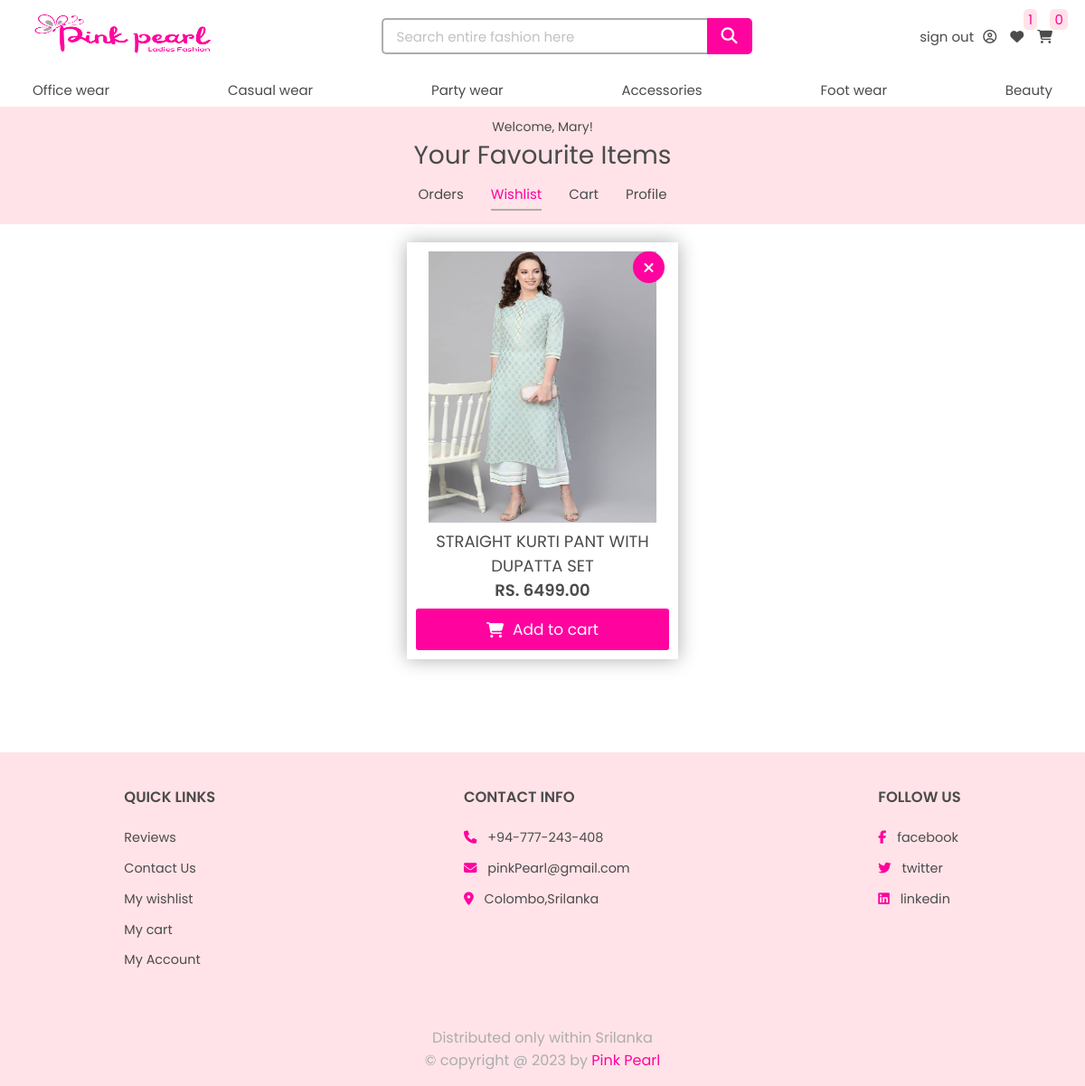
The app's page /myaccount/wishlist.php (signed in) with its own data.
### tables this page shows
CREATE TABLE `main_category` (
  `main_category_id` int(11) NOT NULL,
  `category_name` varchar(255) NOT NULL,
  `description` varchar(100) NOT NULL,
  `image_url` varchar(255) NOT NULL
);

CREATE TABLE `users` (
  `user_id` int(11) NOT NULL,
  `username` varchar(50) NOT NULL,
  `first_name` varchar(100) NOT NULL,
  `last_name` varchar(100) NOT NULL,
  `phone` varchar(15) NOT NULL,
  `address_line1` text NOT NULL,
  `address_line2` text NOT NULL,
  `email` varchar(100) NOT NULL,
  `password` char(255) NOT NULL,
  `reg_date` date NOT NULL DEFAULT current_timestamp(),
  `user_type` varchar(50) NOT NULL
);

CREATE TABLE `wishlist` (
  `wishlist_id` int(11) NOT NULL,
  `user_id` int(11) NOT NULL,
  `product_id` int(11) NOT NULL
);

CREATE TABLE `products` (
  `product_id` int(11) NOT NULL,
  `product_name` varchar(250) NOT NULL,
  `price` float(10,2) NOT NULL,
  `description` varchar(255) NOT NULL,
  `image_url` text NOT NULL,
  `reg_date` date NOT NULL DEFAULT current_timestamp()
);

### myaccount/wishlist.php (the view, shortened to what this page needs)
<?php
    include('../main-header/header.php');
    $wishlistQuery = "select * from wishlist w, products p where w.product_id = p.product_id and user_id = " . $_SESSION['user_id'];
    $wisthlist_res = mysqli_query($connection, $wishlistQuery);
?>
<!DOCTYPE html>
<html lang="en">
<head>
    <link rel="stylesheet" href="style.css">
    <link rel="stylesheet" href="../shop/style.css">
</head>
<body>
    <div class="myaccount">
        <div class="header">
            <p>Welcome, <?php echo getUserName($connection); ?>!</p>
            <h1>Your Favourite Items</h1>
            <div class="options">
                <span><a href="orders.php">Orders</a></span>
                <span><a href="wishlist.php" class="active">Wishlist</a></span>
                <span><a href="cart.php">Cart</a></span>
                <span><a href="profile.php">Profile</a></span>
            </div>
        </div>
            <?php
                if (mysqli_num_rows($wisthlist_res) > 0) {
                    echo "<div class='content wishlist-wrapper'>";
                    while($wishlist_item = mysqli_fetch_array($wisthlist_res)) {
                        echo "
                                <div class='wishlist-card'>
                                        <img src='../uploadedImages/". $wishlist_item['image_url'] . "'>
                                        <div style='margin-top:7px;'>". $wishlist_item['product_name'] . "</div>
                                        <div style='text-align:center;font-weight:600;'>Rs. ". $wishlist_item['price'] . "</div>
                                        <form action='wishlist.php?wishlist_id=" . $wishlist_item['wishlist_id'] . "' method='post'>
                                            <button class='remove-item' type='submit' name='remove'><i class='fa fa-times' aria-hidden='true'></i></button>
                                        </form>
                                        <button class='cart-btn' name=" . $wishlist_item['product_id'] . "><i class='fa fa-shopping-cart' aria-hidden='true'></i>Add to cart</button>
                                </div>
                            ";
                    }
                    echo "</div>";
            ?>
            <?php
                }
                else {
                    echo "<div class='empty-order-history'>
                            <h3>Your wishlist is empty!</h3>
                            <p>Seems like you don't have wishes here.<br> Make a wish!</p>
                            <a href='../shop/index.php'><button>Start shopping</button></a>
                        </div>";
                }
            ?>
    </div>
    <?php include('../shop/footer.php') ?>
</body>
</html>
<?php
    function getUserName($connection) {
        $query = 'select username from users where user_id = ' . $_SESSION['user_id'];
        $result = mysqli_query($connection, $query);
        $name = mysqli_fetch_assoc($result)['username'];
        return $name;
    }
?>

### main-header/header.php (shortened to what this page needs)
<?php
    include('../database/dbconnection.php');
    $no_of_wishlist_items = 0;
    $no_of_cart_items = 0;
    if (isset($_SESSION['isLogged']) && $_SESSION['isLogged']) {
        $no_of_wishlist_items = getNoOfWishlistItems($connection, $_SESSION['user_id']);
        $no_of_cart_items = getNoOfCartItems($connection, $_SESSION['user_id']);
    }
    $main_category_res = mysqli_query($connection, "SELECT * FROM main_category")
                    or die('Category query failed');
    $main_categories = mysqli_fetch_all($main_category_res, MYSQLI_ASSOC);
?>
<!DOCTYPE html>
<html lang="en">
<head>
    <link rel="stylesheet" href="../index.css">
    <link rel="stylesheet" href="../../Ladies-fashion-full-stack-website//main-header//header.css">
</head>
<body>
    <header>
        <div class="top-header">
            <div class="logo"><a href="../shop/index.php"><img src="../uploadedImages/logo.png" alt="Pink-pearl-logo"></a></div>
            <form class="search laptop-setup " action="../main-header/header.php" method='post'>
                <input type="text" placeholder="Search entire fashion here" name='search-word'><button type="submit" name="search"><i class="fa fa-search" aria-hidden="true"></i></button>
            </form>
            <div class="top-header-right">
                <?php
                    if (isset($_SESSION['isLogged']) && $_SESSION['isLogged']) {
                        echo "<span class='user laptop-setup'>" .
                                 "<a href='../account/logout.php'>sign out</a><a href='../myaccount/orders.php'><i class='fa fa-user-circle-o' aria-hidden='true'></i></a>" .
                             "</span>";
                    }
                    else {
                        echo "<span class='laptop-setup'><a href='../account/login.php'>Sign in  </a> / <a href='../account/register.php'>Sign up</a></span>";
                    }
                ?>
                <span><a href="../myaccount/wishlist.php"><i class="fa fa-heart" aria-hidden="true"></i></a><span><?php echo $no_of_wishlist_items; ?></span></span>
                <span><a href="../myaccount/cart.php"><i class="fa fa-shopping-cart" aria-hidden="true"></i></a><span><?php echo $no_of_cart_items; ?></span></span>
            </div>
        </div>
        <div class="bottom-header">
            <ul>
                <?php
                    foreach ($main_categories as $main) {
                        echo "<li><a href='../fashion/fashion.php?main=" . $main['main_category_id'] . "'>" . $main['category_name'] . "</a> </li>";
                    }
                ?>
            </ul>
        </div>
    </header>
</body>
</html>
<?php
    function getNoOfWishlistItems($connection, $id) {
        $sql = "select * from wishlist where user_id=" . $id ;
        $result = mysqli_query($connection, $sql);
        $noOfItems = mysqli_num_rows($result);
        return $noOfItems;
    }
    function getNoOfCartItems($connection, $id) {
        $sql = "select sum(quantity) as sum from shopping_cart where user_id=" . $id ;
        $result = mysqli_query($connection, $sql);
        $noOfItems = mysqli_fetch_assoc($result)['sum'];
        return 0;
    }
?>

### index.css (style rules this page uses)
* { margin: 0;padding: 0; box-sizing: border-box; font-family: 'Poppins', sans-serif; font-weight: 400; text-decoration: none; list-style-type: none; color: var(--black); outline: none; }
:root { --white: white; --black: rgb(75, 75, 75); --grey: rgb(173, 173, 173); --lightpink: rgb(255, 227, 232); --pink: #FF039E; }
button, .button { padding: 10px 25px; background-color: var(--pink); font-size: 20px; border: none; color: var(--white); cursor: pointer; transition: 0.3s; border-radius: 3px; display: flex; align-items: center; justify-content: center; gap: 10px; }
button i { color: var(--white); }

### main-header/header.css (style rules this page uses)
header { height: 15vh; position: fixed; width: 100%; z-index: 1000; }
.top-header { height: 10vh; padding: 1% 8%; display: flex; align-items: center; justify-content: space-between; background-color: var(--white); }
.top-header .logo img { width: 200px; height: 47px; }
.top-header .search { width: 400px; height: 100%; display: flex; align-items: center; justify-content: center; }
.top-header .search input { padding: 8px 50px 8px 15px; width: 360px; height: 40px; border-radius: 5px 0 0 5px; border: 2px solid var(--grey); border-right: none; font-size: 15px; }
.top-header .search button { height: 40px; width: 40px; display: flex; align-items: center; justify-content: center; border-radius: 0 5px 5px 0; font-size: 18px; color: var(--white); }
.top-header .top-header-right { height: 100%; display: flex; align-items: center; gap: 15px; }
.top-header .top-header-right > span { position: relative; }
.top-header .top-header-right span span { color: var(--pink); background-color: var(--lightpink); position: absolute; top: -80%; padding: 0px 5px; right: -100%; font-size: 15px; border-radius: 5px; }
.top-header .top-header-right .user i { margin-left: 10px; }
.bottom-header { height: 5vh; padding: 0 8%; background-color: var(--white); border-bottom: 2px solid var(--lightpink); }
.bottom-header ul { height: 100%; display: flex; align-items: center; justify-content: space-between; width: 100%; }
header a { font-size: 15px; }
header a, header i { transition: 0.3s; cursor: pointer; }
@media all and (max-width:1200px) { .top-header, .bottom-header { padding: 1% 3%; } }

### myaccount/style.css (style rules this page uses)
.myaccount { min-height: 100vh; width: 100%; padding: 15vh 0 20px; display: flex; align-items: center; justify-content: flex-start; flex-direction: column; }
button { font-size: 16px; }
.myaccount .header { background-color: var(--lightpink); width: 100%; padding: 10px 0; }
.myaccount .content { width: 100%; padding: 20px 8%; }
.myaccount .header h1, .myaccount .header p { width:100%; text-align: center; }
.myaccount .options { font-size: 15px; margin: 5px 0; display: flex; justify-content: center; gap: 30px; }
.myaccount .options span a { display: inline-block; padding: 5px 0; transition: 0.3s; }
.myaccount .options span a.active { color: var(--pink); border-bottom: 2px solid var(--grey); }
input::placeholder { color: rgb(193, 193, 193); }
.myaccount form { width: 100%; max-width: 500px; }
.content.wishlist-wrapper, .content .cart-items-wrapper { width: 100%; display: grid; grid-template-columns: repeat(auto-fit, 300px); grid-gap: 20px; justify-content: center; }
.content .wishlist-card, .content .cart-card { position: relative; box-shadow: 0 0 20px var(--grey); display: flex; flex-direction: column; padding: 10px; align-items: center; justify-content: space-between; transition: 0.3s; }
.content .wishlist-card img, .content .cart-card img { width: 100%; height: 300px; transition: 0.3s; }
.content .wishlist-card div { font-size: 18px; text-transform: uppercase; text-align: center; width: 100%; }
.content .wishlist-card button:not(.remove-item) { width: 100%; margin-top: 7px; font-size: 17px; display: flex; align-items: center; justify-content: center; gap: 10px; }
.content .wishlist-card button i { color: var(--white); }
.content .wishlist-card .remove-item, .content .cart-card .remove-item { padding: 0; position: absolute; top: 10px;right: 15px; height: 35px; width: 35px; display: flex;align-items: center; justify-content: center; border-radius: 50%; }
.content .wishlist-card .remove-item i, .content .cart-card .remove-item i { color: var(--white); }

### shop/style.css (style rules this page uses)
html { font-size: 100%; scroll-padding-top: 18vh; }
body { background-color: var(--white); font-size: 14px; }

### records on screen
main_category: category_name "Office wear"
main_category: category_name "Casual wear"
main_category: category_name "Party wear"
main_category: category_name "Accessories"
main_category: category_name "Foot wear"
main_category: category_name "Beauty"
users: username "Mary"
wishlist: product.product_name "STRAIGHT KURTI PANT WITH DUPATTA SET", product.price "6499.00"

### other values on screen
$no_of_wishlist_items "1"
$no_of_cart_items "0"
